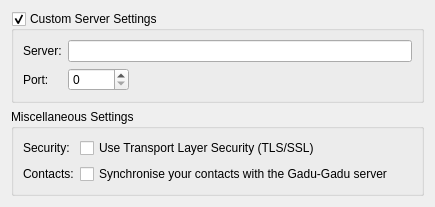
<?xml version="1.0" encoding="UTF-8"?>
<ui version="4.0">
 <class>SunshineAdvancedOptionsWidget</class>
 <widget class="QWidget" name="SunshineAdvancedOptionsWidget">
  <property name="geometry">
   <rect>
    <x>0</x>
    <y>0</y>
    <width>435</width>
    <height>206</height>
   </rect>
  </property>
  <layout class="QVBoxLayout" name="verticalLayout">
   <item>
    <widget class="QGroupBox" name="serverGroupBox">
     <property name="title">
      <string>Custom Server Settings</string>
     </property>
     <property name="checkable">
      <bool>true</bool>
     </property>
     <property name="checked">
      <bool>true</bool>
     </property>
     <layout class="QFormLayout" name="formLayout_3">
      <property name="fieldGrowthPolicy">
       <enum>QFormLayout::ExpandingFieldsGrow</enum>
      </property>
      <item row="0" column="0">
       <widget class="QLabel" name="serverLabel">
        <property name="text">
         <string>Server:</string>
        </property>
       </widget>
      </item>
      <item row="0" column="1">
       <widget class="KLineEdit" name="serverLineEdit">
        <property name="toolTip">
         <string>STUN server address (FQDN or IP address)</string>
        </property>
       </widget>
      </item>
      <item row="2" column="0">
       <widget class="QLabel" name="portLabel">
        <property name="text">
         <string>Port:</string>
        </property>
       </widget>
      </item>
      <item row="2" column="1">
       <widget class="KIntSpinBox" name="portSpinBox">
        <property name="maximum">
         <number>65535</number>
        </property>
       </widget>
      </item>
     </layout>
    </widget>
   </item>
   <item>
    <widget class="QGroupBox" name="miscGroupBox">
     <property name="title">
      <string>Miscellaneous Settings</string>
     </property>
     <layout class="QFormLayout" name="formLayout_4">
      <property name="fieldGrowthPolicy">
       <enum>QFormLayout::ExpandingFieldsGrow</enum>
      </property>
      <item row="6" column="0">
       <widget class="QLabel" name="exportContactsLabel">
        <property name="text">
         <string>Contacts:</string>
        </property>
       </widget>
      </item>
      <item row="6" column="1">
       <widget class="QCheckBox" name="exportContactsCheckBox">
        <property name="toolTip">
         <string>Enable loose routing as per RFC 3261</string>
        </property>
        <property name="text">
         <string>Synchronise your contacts with the Gadu-Gadu server</string>
        </property>
       </widget>
      </item>
      <item row="4" column="0">
       <widget class="QLabel" name="sslLabel">
        <property name="text">
         <string>Security:</string>
        </property>
       </widget>
      </item>
      <item row="4" column="1">
       <widget class="QCheckBox" name="sslCheckBox">
        <property name="text">
         <string>Use Transport Layer Security (TLS/SSL)</string>
        </property>
       </widget>
      </item>
     </layout>
    </widget>
   </item>
  </layout>
 </widget>
 <customwidgets>
  <customwidget>
   <class>KIntSpinBox</class>
   <extends>QSpinBox</extends>
   <header>knuminput.h</header>
  </customwidget>
  <customwidget>
   <class>KLineEdit</class>
   <extends>QLineEdit</extends>
   <header>klineedit.h</header>
  </customwidget>
 </customwidgets>
 <tabstops>
  <tabstop>serverGroupBox</tabstop>
  <tabstop>serverLineEdit</tabstop>
  <tabstop>portSpinBox</tabstop>
  <tabstop>sslCheckBox</tabstop>
  <tabstop>exportContactsCheckBox</tabstop>
 </tabstops>
 <resources/>
 <connections/>
</ui>
